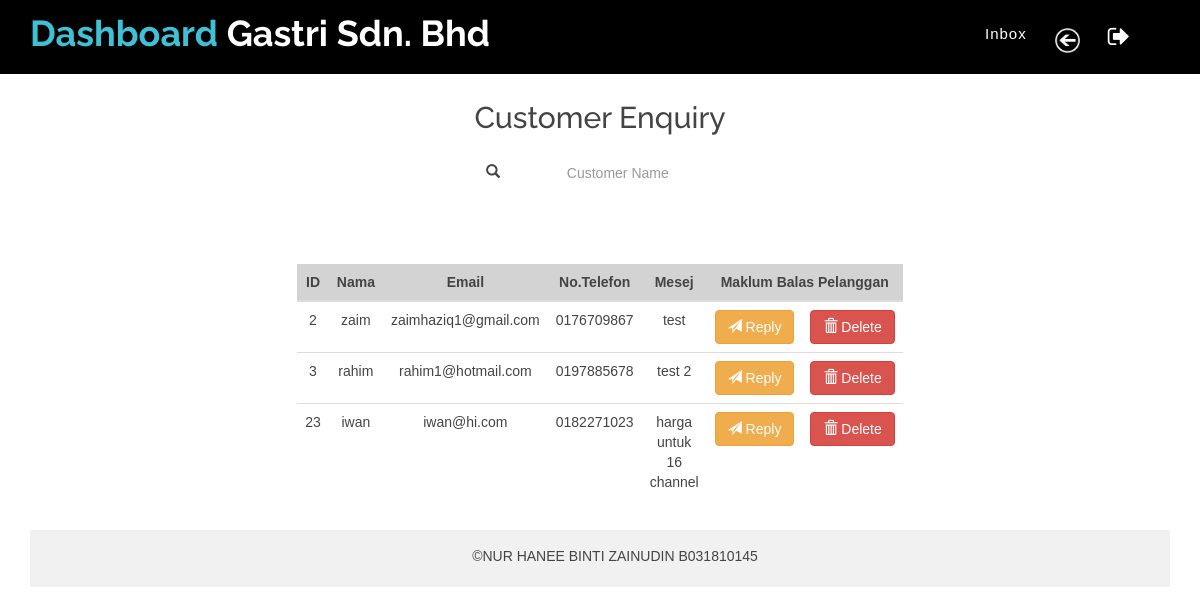
The app's page /csearch3.php with its own data.
### tables this page shows
CREATE TABLE `enq` (
  `id` int(11) NOT NULL,
  `name` varchar(75) NOT NULL,
  `email` varchar(75) NOT NULL,
  `pno` varchar(75) NOT NULL,
  `msg` varchar(255) NOT NULL
);

### csearch3.php (the view, shortened to what this page needs)
<?php
if(isset($_POST['search']))
{
    $valueToSearch = $_POST['valueToSearch'];
    $query = "SELECT * FROM `enq` WHERE CONCAT('name','email','pno','msg') LIKE '%".$valueToSearch."%'";
    $search_result = filterTable($query);
}
 else {
    $query = "SELECT * FROM `enq`";
    $search_result = filterTable($query);
}
function filterTable($query)
{
    $connect = mysqli_connect("localhost", "root", "", "dashboardg");
    $filter_Result = mysqli_query($connect, $query);
    return $filter_Result;
}
?>
<?php
$connect = mysqli_connect("localhost", "root", "", "dashboardg");
if(isset($_POST['new']) && $_POST['new']==1)
{
$id=$_REQUEST['id'];
$name=$_REQUEST['name'];
$email=$_REQUEST['email'];
$pno=$_REQUEST['pno'];
$msg=$_REQUEST['msg'];
$update="update crecord set Nama='".$name."', pNo='".$phone."', Alamat='".$alamat."', Poskod='".$pos."', Bandar='".$bandar."', Negeri='".$negeri."', TimeDate='".$td."', installType='".$ity."', installTime='".$iti."',
where id='".$id."'";
mysqli_query($connect, $update) or die(mysqli_error());
$status = "Record Updated Successfully. </br></br>
<a href='csearch.php'>View Updated Record</a>";
echo '<p style="color:#FF0000;">'.$status.'</p>';
}else {
?>
<!doctype html>
<html lang="en">
<head>
  <link rel="stylesheet" type="text/css" href="https://cdn.datatables.net/1.10.21/css/jquery.dataTables.min.css">
  <link href="lib/bootstrap/css/bootstrap.min.css" rel="stylesheet">
  <link href="lib/nivo-slider/css/nivo-slider.css" rel="stylesheet">
  <link href="lib/owlcarousel/owl.carousel.css" rel="stylesheet">
  <link href="lib/owlcarousel/owl.transitions.css" rel="stylesheet">
  <link href="lib/font-awesome/css/font-awesome.min.css" rel="stylesheet">
  <link href="lib/animate/animate.min.css" rel="stylesheet">
  <link href="lib/venobox/venobox.css" rel="stylesheet">
  <link rel="stylesheet" type="text/css" media="screen" href="css/bootstrap.css">
  <link href="css/nivo-slider-theme.css" rel="stylesheet">
  <link href="css/stylee.css" rel="stylesheet">
  <link href="css/responsive.css" rel="stylesheet">
</head>
<body data-spy="scroll" data-target="#navbar-example">
  <header>
    <div id="sticker" class="header-area" style="background-color:black;">
      <div class="container">
        <div class="row">
          <div class="col-md-12 col-sm-12">
            <nav class="navbar navbar-default">
              <div class="navbar-header">
                 <a class="navbar-brand page-scroll sticky-logo" href="dashboard2.php">
          <h1><span>Dashboard</span> Gastri Sdn. Bhd</h1>
                </a>
              </div>
              <div class="collapse navbar-collapse main-menu bs-example-navbar-collapse-1" id="navbar-example">
                <ul class="nav navbar-nav navbar-right">
                  <li class="active">
                  <li class="nav-item dropdown">
        <a class="nav-link dropdown-toggle" href="csearch.php" id="navbarDropdown" role="button" data-toggle="dropdown" aria-haspopup="true" aria-expanded="false">
          Inbox
        </a>
      </li>
                  <a class="navbar-brand page-scroll sticky-logo" href="dashboard2.php">
                  <h1> <img src="img/back.png" height="25" width="25" alt="" title="" style=" padding-top: 7px"> </h1>
          <li>
                    <a class="page-scroll" href="logout.php"><i class="fa fa-sign-out" style="font-size:24px" onclick="return confirm('Are you sure to logout?');"></i></a>
                  </li>
                </ul>
              </div>
            </nav>
          </div>
        </div>
      </div>
    </div>
  </header>
  <div id="services" class="services-area area-padding">
    <div class="container">
      <div class="row">
        <div class="col-md-12 col-sm-12 col-xs-12">
          <div class="section-headline services-head text-center">
            <h3></br>Customer Enquiry</h3>
              <br>
          </div>
        </div>
      </div>
    <form class="form-inline d-flex justify-content-center md-form form-sm mt-0" action="csearch.php" method="post">
      <i class="glyphicon glyphicon-search" style="margin-left: 40% ; text-align: center"></i>
      <input class="form-control form-control-sm ml-3 w-75" id="myInput" onkeyup="myFunction()" type="text" name="valueToSearch" placeholder="Customer Name"
    aria-label="Nama Pelanggan" style="margin-left: 1% ; text-align: center">
      <br>
      <br>
      <br>
</form>
			<table class="table table-hover table-fixed .table-cell" id ="myTable" style="text-align: left">
			          <thead class="thead-dark">
                <tr class="table-dark text-dark" style="text-align: center ; background-color: lightgrey">
                	  <th style="text-align: center">ID</th>
                    <th style="text-align: center">Nama</th>
                    <th style="text-align: center">Email</th>
                    <th style="text-align: center">No.Telefon</th>
                    <th style="text-align: center">Mesej</th>
                    <th style="text-align: center" colspan="2">Maklum Balas Pelanggan</th>
                </tr>
                </thead>
                <?php while($row = mysqli_fetch_array($search_result)):?>
                <a href="www.google.com"><tr>
                	<td><?php echo $row['id'];?></td>
                    <td><?php echo $row['name'];?></td>
                    <td><?php echo $row['email'];?></td>
                    <td><?php echo $row['pno'];?></td>
                    <td><?php echo $row['msg'];?></td>
                    <td>
						        <a type="button" class="btn btn-warning" href="https://api.whatsapp.com/send?phone=+6<?php echo $row["pno"]; ?>" target="blank">
                    <span class="glyphicon glyphicon-send"></span> Reply</a>
					          </td>
					<td>
                    <a button type="button" class="btn btn-danger" href="delete3.php?id=<?php echo $row["id"]; ?>"
                      onClick="return confirm('are you sure you want to delete??');">
                      <span class="glyphicon glyphicon-trash"></span> Delete</a>
                    </td>
                </tr></a>
                <?php endwhile;?>
            </table>
<?php } ?>
    <div class="footer-area-bottom">
      <div class="container">
        <div class="row">
          <div class="col-md-12 col-sm-12 col-xs-12">
            <div class="copyright text-center">
              <p>
                &copy;NUR HANEE BINTI ZAINUDIN B031810145</p>
            </div>
            <div class="credits">
              </div>
          </div>
        </div>
      </div>
    </div>
</body>
</html>

### css/stylee.css (style rules this page uses)
.table { width: 50%; margin: 30px auto; border-collapse: collapse; text-align: left; }
thead { padding: 15px; text-align: left; }
td { padding: 15px; text-align: center; }
html, body { height: 100%; }
img { max-width: 100%; height: auto; }
p { margin: 0 0 15px; color: #444; }
h1, h2, h3, h4, h5, h6 { font-family: 'Raleway', sans-serif; margin: 0 0 15px; color: #444; font-weight: 500; }
h1 { font-size: 48px; line-height: 50px; }
h3 { font-size: 30px; line-height: 32px; }
a { transition: all 0.3s ease 0s; text-decoration: none; }
body { background: #fff none repeat scroll 0 0; color: #444; font-family: 'Open Sans', sans-serif; font-size: 14px; text-align: left; overflow-x: hidden; line-height: 22px; }
ul { list-style: outside none none; margin: 0; padding: 0; }
input, select, textarea, input[type="text"], input[type="date"], input[type="url"], input[type="email"], input[type="password"], input[type="tel"], button, button[type="submit"] { -moz-appearance: none; box-shadow: none !important; }
.area-padding { padding: 70px 0px 80px; }
.header-area { position: absolute; top: 0; left: 0; width: 100%; height: auto; background: rgba(0, 0, 0, 0.40); z-index: 9; }
.navbar-header a.navbar-brand { height: 70px; padding: 15px 0; }
.main-menu ul.navbar-nav li { display: inline-block; padding: 0px 13px; }
.main-menu ul.navbar-nav li a { background: rgba(0, 0, 0, 0) none repeat scroll 0 0; color: #fff; font-size: 15px; font-weight: 500; padding: 24px 0px; text-transform: capitalize; letter-spacing: 1px; }
.navbar { border: medium none; margin-bottom: 0; }
.navbar-default { background: rgba(0, 0, 0, 0) none repeat scroll 0 0; }
.sticky-logo h1 { color: #fff; padding: 0; margin: 0; font-size: 36px; font-weight: bold; line-height: 1; }
.sticky-logo h1 span { color: #3ec1d5; }
.footer-area-bottom { background: #f1f1f1 none repeat scroll 0 0; padding: 15px 0; }
.copyright>p { margin-bottom: 0; color: #444; }
.credits { padding-top: 5px; text-align: center; }
th { padding: 15px; text-align: left; }
* { margin: 0px; padding: 0px; box-sizing: border-box; }
body, html { height: 100%; font-family: sans-serif; }
a { margin: 0px; transition: all 0.4s; -webkit-transition: all 0.4s; -o-transition: all 0.4s; -moz-transition: all 0.4s; }
h1,h2,h3,h4,h5,h6 { margin: 0px; }
p { margin: 0px; }
ul, li { margin: 0px; list-style-type: none; }
input { display: block; outline: none; border: none !important; }

### records on screen
enq: id "2", name "zaim", email "zaimhaziq1@gmail.com", pno "0176709867", msg "test"
enq: id "3", name "rahim", email "rahim1@hotmail.com", pno "0197885678", msg "test 2"
enq: id "23", name "iwan", email "iwan@hi.com", pno "0182271023", msg "harga untuk 16 channel"
